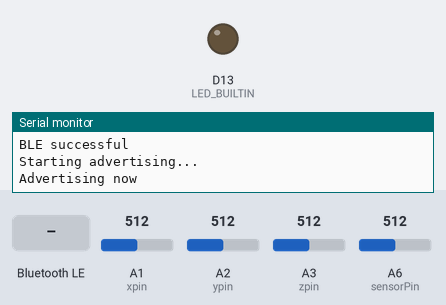
Bench run of a sketch on a simulated Arduino Nano 33 IoT. Shown: output pins drawn as LEDs (lit = HIGH), the last lines printed to the serial monitor. The test bench sets the inputs (shaded band); at power-on: A1 (xpin) = 512, A2 (ypin) = 512, A3 (zpin) = 512, A6 (sensorPin) = 512. Random numbers use the default seed unless the sketch sets one; nothing arrives over Bluetooth unless stated; a phone connects over Bluetooth LE 3 s after start.

Above: at 3.2 s.
3.3 s: Bluetooth LE write "1" received
At 8.9 s:
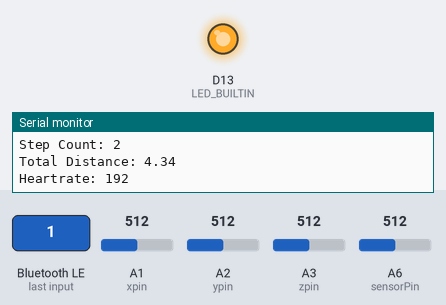
9.2 s: Bluetooth LE write "0" received
At 11.4 s:
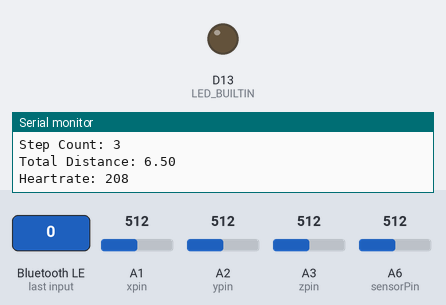
12.0 s: Bluetooth LE write "2" received
At 13.7 s:
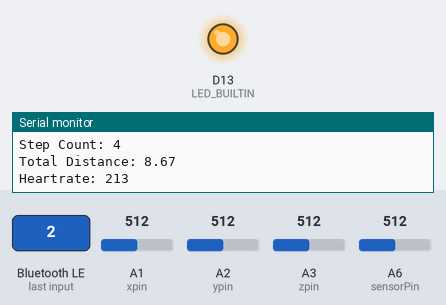
Timing chart, 0 to 15.2 s (numbered marks = the images above; inputs shaded):
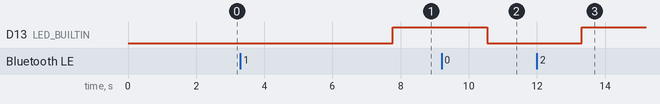

Measured:
- after the input at 3.3 s, D13 (LED_BUILTIN): LOW → HIGH after 4.5 s
- after the input at 9.2 s, D13 (LED_BUILTIN): HIGH → LOW after 1.3 s
- after the input at 12.0 s, D13 (LED_BUILTIN): LOW → HIGH after 1.3 s

The sketch:

iOSArduinoBLESketch.ino
```cpp
/*
  iOSArduinoBLE

  Board: Arduino Nano 33 BLE Sense

  by Leonardo Cavagnis
*/
// has pedometer and temp; needs ECG/heartbeat
#include <math.h>
#include <ArduinoBLE.h>

// accelerometer pins
const int xpin = A1;
const int ypin = A2;
const int zpin = A3;

// heartrate pin
const int heartratepin = A5;

// temp pin
const int sensorPin = A6;

// ecg
const int low_plus = 10;
const int low_minus = 11;

// led service/characteristic
BLEService ledService("e550bcc0-b2a9-41bd-b6fe-b6b3fe107944");
BLEByteCharacteristic ledstatusCharacteristic("e550bcc0-b2a9-41bd-b6fe-b6b3fe107944", BLEWrite);
// temp sensor service/characteristic
BLEService sensorService("7ac79fc2-f903-44ba-ac69-04285203cd01");
BLEByteCharacteristic temperatureCharacteristic("7ac79fc2-f903-44ba-ac69-04285203cd01", BLERead | BLENotify);
// step service/characteristic
BLEService stepService("33a66063-b1f3-48c1-930d-dfacc8f49499");
BLEByteCharacteristic stepCharacteristic("33a66063-b1f3-48c1-930d-dfacc8f49499", BLERead | BLENotify);
// distance service/characteristic
BLEService distanceService("416318d1-44e2-4705-9dfd-cdbe160651a2");
BLEByteCharacteristic distanceCharacteristic("416318d1-44e2-4705-9dfd-cdbe160651a2", BLERead | BLENotify);
// heartbeat service/characteristic
BLEService heartbeatService("71ec868a-dd68-4866-b31a-c71d77118e69");
BLEByteCharacteristic heartbeatCharacteristic("71ec868a-dd68-4866-b31a-c71d77118e69", BLERead | BLENotify);

float temperature = 0;
int step_count = 1;
int step_increment = 0;
float total_distance = 0;
int heart_signal;
int heart_threshold = 470;
int count;
int bpm = 17;
bool pulseCounted = false;
unsigned long startHeartMillis = 0;
unsigned long startMillis = 0;
unsigned long currentMillis = 0;
float threshold = 12.5;
float xval[50] = {0};
float yval[50] = {0};
float zval[50] = {0};
float xavg, yavg, zavg;
int steps, flag = 0;

void setup() {
  // calibrate pedometer
  Serial.begin(115200);
  Serial.println("Starting setup");
  delay(2000);
  pinMode(LED_BUILTIN, OUTPUT);

  // BLE initialization
  Serial.println("Setting up BLE");
  if (!BLE.begin()) {
    Serial.println("Failed to initialize BLE module!");
    while (1);
  }
  Serial.println("BLE successful");

  // set advertised local name and service UUID
  BLE.setLocalName("iOSArduinoBoard");
  BLE.setAdvertisedService(ledService);

  // add the characteristics to the services
  ledService.addCharacteristic(ledstatusCharacteristic);
  sensorService.addCharacteristic(temperatureCharacteristic);
  stepService.addCharacteristic(stepCharacteristic);
  distanceService.addCharacteristic(distanceCharacteristic);
  heartbeatService.addCharacteristic(heartbeatCharacteristic);

  // add services to BLE stack
  BLE.addService(ledService);
  BLE.addService(sensorService);
  BLE.addService(stepService);
  BLE.addService(distanceService);
  BLE.addService(heartbeatService);

  // set read request handler for temperature characteristic
  temperatureCharacteristic.setEventHandler(BLERead, temperatureCharacteristicRead);
  stepCharacteristic.setEventHandler(BLERead, stepCharacteristicRead);
  distanceCharacteristic.setEventHandler(BLERead, distanceCharacteristicRead);
  heartbeatCharacteristic.setEventHandler(BLERead, heartbeatCharacteristicRead);

  // start advertising
  Serial.println("Starting advertising...");
  BLE.advertise();
  startMillis = millis();
  Serial.println("Advertising now");
}

void loop() {
  // listen for BLE centrals to connect
  BLEDevice central = BLE.central();

  // if a central is connected to peripheral
  if (central) {
    Serial.print("Connected to central: ");
    Serial.println(central.address());

    while (central.connected()) {
      delay(1);
      currentMillis = millis();
      // if (currentMillis - startHeartMillis >= 15000) {
      //   bpm = count * 4 / 25.0;
      //   count = 0;
      //   startHeartMillis = currentMillis;
      // }
      // heart_signal = analogRead(heartratepin);
      // if (heart_signal > heart_threshold && !pulseCounted) {
      //   pulseCounted = true;
      //   count = count + 1;
      // } else if (heart_signal < heart_threshold) {
      //   pulseCounted = false;
      // }

      if (currentMillis - startMillis >= 1000) {
        delay(1);
        // read temp/steps values every 1 second
        temperature = return_temp();
        step_increment = return_steps();
        step_count = step_count + step_increment;
        total_distance = (((63.0) * (0.413) * step_count))/12.0;

        Serial.print("Temperature: ");
        Serial.println(temperature);
        Serial.print("Step Count: ");
        Serial.println(step_count);
        Serial.print("Total Distance: ");
        Serial.println(total_distance);
        Serial.print("Heartrate: ");
        Serial.println(random(160, 221));

        // update sensor values in sensor characteristics
        temperatureCharacteristic.writeValue(temperature);
        stepCharacteristic.writeValue(step_count);
        distanceCharacteristic.writeValue(total_distance);
        heartbeatCharacteristic.writeValue(bpm);

        startMillis = currentMillis;
        delay(1);
      }

      // check LedStatus characteristic write
      if (ledstatusCharacteristic.written()) {
        delay(1);
        if (ledstatusCharacteristic.value()) {
          digitalWrite(LED_BUILTIN, HIGH);
        } else {
          digitalWrite(LED_BUILTIN, LOW);
        }
      }
    }
  }
}

// read request handler for sensor haracteristics
void temperatureCharacteristicRead(BLEDevice central, BLECharacteristic characteristic) {
  temperatureCharacteristic.writeValue(temperature);
}
void stepCharacteristicRead(BLEDevice central, BLECharacteristic characteristic) {
  stepCharacteristic.writeValue(step_count);
}
void distanceCharacteristicRead(BLEDevice central, BLECharacteristic characteristic) {
  distanceCharacteristic.writeValue(total_distance);
}
void heartbeatCharacteristicRead(BLEDevice central, BLECharacteristic characteristic) {
  heartbeatCharacteristic.writeValue(bpm);
}


// calibrate pedometer
void calibrate()
{
  Serial.println("Calibrating pedometer");
  float sum = 0;
  float sum1 = 0;
  float sum2 = 0;

  for (int i = 0; i < 100; i++) {
      xval[i] = float(analogRead(xpin));
      sum = xval[i] + sum;
  }
  delay(1);
  xavg = sum / 100.0;
  //Serial.println(xavg);

  for (int j = 0; j < 100; j++)
  {
      yval[j] = float(analogRead(ypin));
      sum1 = yval[j] + sum1;
  }
  yavg = sum1 / 100.0;
  //Serial.println(yavg);
  delay(1);

  for (int q = 0; q < 100; q++)
  {
      zval[q] = float(analogRead(zpin));
      sum2 = zval[q] + sum2;
  }
  zavg = sum2 / 100.0;
  delay(1);
  Serial.println("Calibration complete");
}

// get steps
float return_steps()
{
  int acc = 0;
  float totvect[50] = {0};
  float totave[50] = {0};
  float xaccl[50] = {0};
  float yaccl[50] = {0};
  float zaccl[50] = {0};

  for (int a = 0; a < 50; a++)
  {
      xaccl[a] = float(analogRead(xpin));
      delay(1);
      yaccl[a] = float(analogRead(ypin));
      delay(1);
      zaccl[a] = float(analogRead(zpin));
      delay(1);
      totvect[a] = sqrt(((xaccl[a] - xavg) * (xaccl[a] - xavg)) + ((yaccl[a] - yavg) * (yaccl[a] - yavg))+ ((zaccl[a] - zavg) * (zaccl[a] - zavg)));
      totave[a] = (totvect[a] + totvect[a - 1]) / 2 ;
      // Serial.println("totave[a]");
      // Serial.println(totave[a]);
      delay(50);

      if (totave[a] > threshold && flag == 0)
      {
          steps = steps + 1;
          flag = 1;

          // steps to distance conversion
          // assuming 5'6" male --> step length = height in inches * 0.415
          float totDistance = (((63.0) * (0.413) * steps))/12.0;

          // Serial.println('\n');
          // Serial.print("steps: ");
          // Serial.println(steps);
          // Serial.print("Total Distance: ");
          // Serial.println(totDistance);
          // Serial.println("totave[a]");
          // Serial.println(totave[a]);

      }
      else if (totave[a] > threshold && flag == 1)
      {
          // Don't Count
      }
      if (totave[a] < threshold && flag == 1)
      {
          flag = 0;
      }
      if (steps < 0) {
          steps = 0;
      }
  }
  delay(100);
  return steps;
}

// get temp
float return_temp()
{
  int reading = analogRead(sensorPin);
  float voltage = reading * 3.3;
  voltage /= 1024.0;
  float temperatureC = (voltage - 0.5) * 100 ;  //converting from 10 mv per degree wit 500 mV offset
                                               //to degrees ((voltage - 500mV) times 100)
  float temperatureF = (temperatureC * 9.0 / 5.0) + 32.0;
  return temperatureF;
}
```
